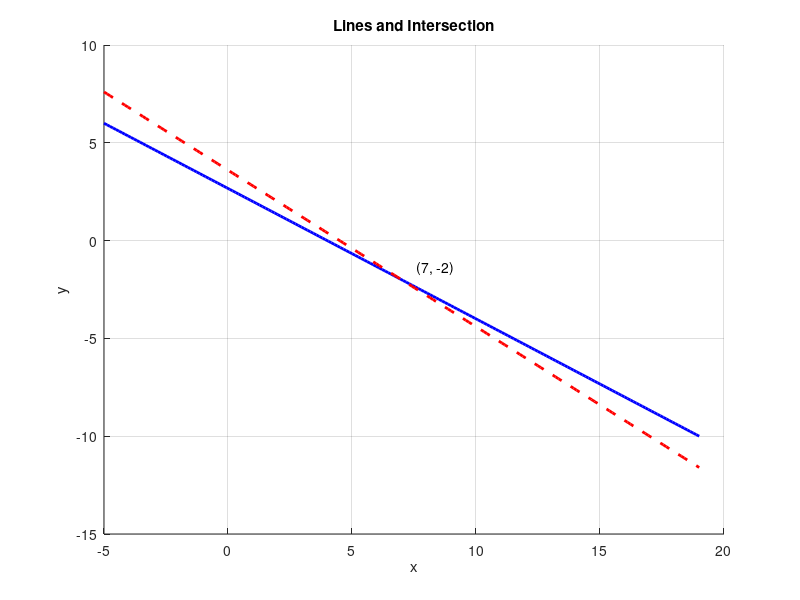
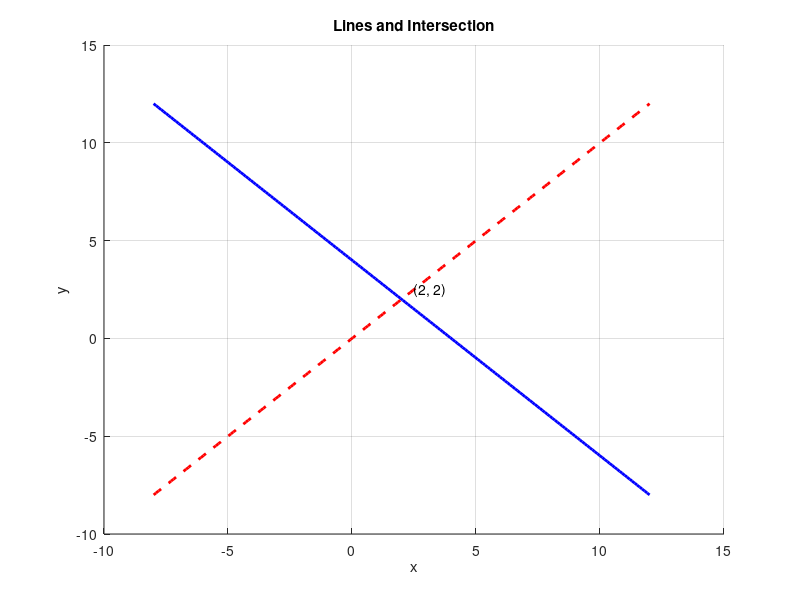
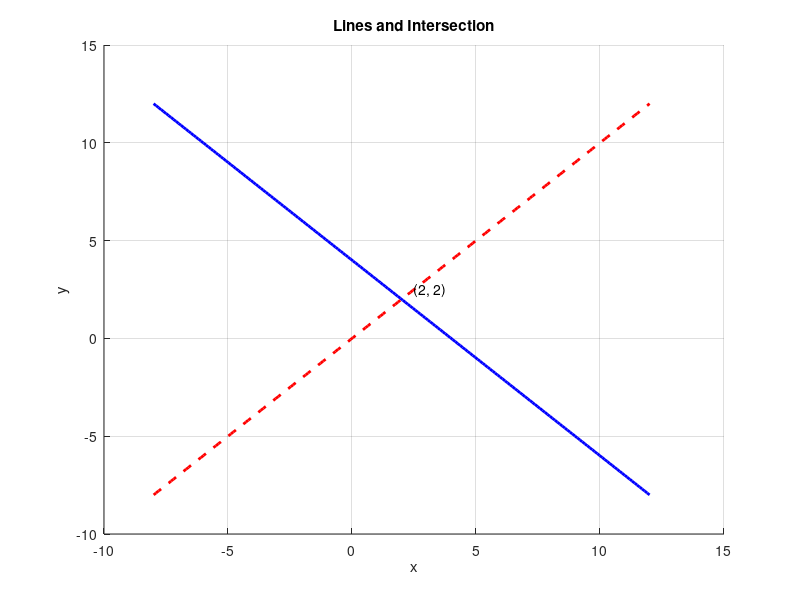
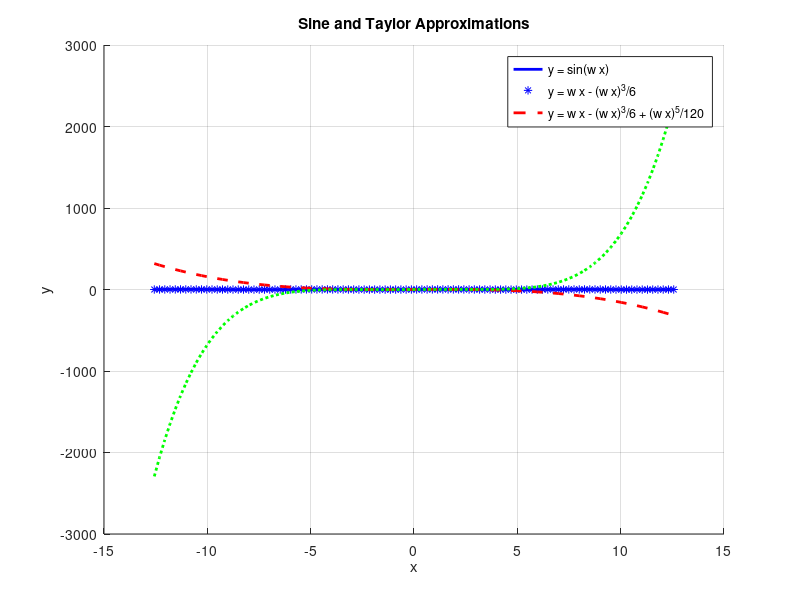

Source code (MATLAB) for these figures, in order:
% generate_all_plots.m (COMPACT, REPEATED-CODE VERSION - Should work without syntax errors)
% This generates the 4 original PNG files used in your early LaTeX versions:
% - plot_workspace.png : Uses the corrected Example 2 (solution 7, -2)
% - plot_prompt.png    : Uses Example 1 (solution 2, 2)
% - plot_func.png      : Uses Example 1 (solution 2, 2)
% - plot_curves.png    : Task 2 with nice superscripts in legend
% It prints solutions for verification.

close all;

% =============== Plot for Task 1a (workspace) - Example 2 corrected ===============
A = [2 3; 4 5];
b = [8; 18];

sol = A \ b;

fprintf('\nTask 1a workspace - Example 2\n');
disp('A ='); disp(A);
disp('b ='); disp(b);
disp('Solution:'); disp(sol);

figure('visible','off');
hold on; grid on;
xlabel('x'); ylabel('y');
title('Lines and Intersection');

x_sol = sol(1);
y_sol = sol(2);

padding = max(abs([x_sol, y_sol])) + 5;
if padding < 10
  padding = 10;
end

x_min = x_sol - padding;
x_max = x_sol + padding;

% Line 1
if abs(A(1,2)) > 1e-10
  x_vals = linspace(x_min, x_max, 200);
  y_vals = (b(1) - A(1,1)*x_vals) / A(1,2);
  plot(x_vals, y_vals, 'b-', 'LineWidth', 2);
else
  x_val = b(1)/A(1,1);
  y_vals = linspace(y_sol-padding, y_sol+padding, 200);
  plot(x_val*ones(size(y_vals)), y_vals, 'b-', 'LineWidth', 2);
end

% Line 2
if abs(A(2,2)) > 1e-10
  x_vals = linspace(x_min, x_max, 200);
  y_vals = (b(2) - A(2,1)*x_vals) / A(2,2);
  plot(x_vals, y_vals, 'r--', 'LineWidth', 2);
else
  x_val = b(2)/A(2,1);
  y_vals = linspace(y_sol-padding, y_sol+padding, 200);
  plot(x_val*ones(size(y_vals)), y_vals, 'r--', 'LineWidth', 2);
end

text(x_sol + 0.05*padding, y_sol + 0.05*padding, ...
     sprintf('(%g, %g)', x_sol, y_sol));

hold off;
print('-dpng', 'plot_workspace.png');
fprintf('Saved: plot_workspace.png\n');

% =============== Plot for Task 1b (prompt) - Example 1 ===============
A = [1 1; 1 -1];
b = [4; 0];

sol = A \ b;

fprintf('\nTask 1b prompt - Example 1\n');
disp('Solution:'); disp(sol);

figure('visible','off');
hold on; grid on;
xlabel('x'); ylabel('y');
title('Lines and Intersection');

x_sol = sol(1);
y_sol = sol(2);

padding = max(abs([x_sol, y_sol])) + 5;
if padding < 10
  padding = 10;
end

x_min = x_sol - padding;
x_max = x_sol + padding;

% Line 1
if abs(A(1,2)) > 1e-10
  x_vals = linspace(x_min, x_max, 200);
  y_vals = (b(1) - A(1,1)*x_vals) / A(1,2);
  plot(x_vals, y_vals, 'b-', 'LineWidth', 2);
else
  x_val = b(1)/A(1,1);
  y_vals = linspace(y_sol-padding, y_sol+padding, 200);
  plot(x_val*ones(size(y_vals)), y_vals, 'b-', 'LineWidth', 2);
end

% Line 2
if abs(A(2,2)) > 1e-10
  x_vals = linspace(x_min, x_max, 200);
  y_vals = (b(2) - A(2,1)*x_vals) / A(2,2);
  plot(x_vals, y_vals, 'r--', 'LineWidth', 2);
else
  x_val = b(2)/A(2,1);
  y_vals = linspace(y_sol-padding, y_sol+padding, 200);
  plot(x_val*ones(size(y_vals)), y_vals, 'r--', 'LineWidth', 2);
end

text(x_sol + 0.05*padding, y_sol + 0.05*padding, ...
     sprintf('(%g, %g)', x_sol, y_sol));

hold off;
print('-dpng', 'plot_prompt.png');
fprintf('Saved: plot_prompt.png\n');

% =============== Plot for Task 1c (function) - Example 1 ===============
A = [1 1; 1 -1];
b = [4; 0];

sol = A \ b;

fprintf('\nTask 1c function - Example 1\n');
disp('Solution:'); disp(sol);

figure('visible','off');
hold on; grid on;
xlabel('x'); ylabel('y');
title('Lines and Intersection');

x_sol = sol(1);
y_sol = sol(2);

padding = max(abs([x_sol, y_sol])) + 5;
if padding < 10
  padding = 10;
end

x_min = x_sol - padding;
x_max = x_sol + padding;

% Line 1 & Line 2 (same as above)
if abs(A(1,2)) > 1e-10
  x_vals = linspace(x_min, x_max, 200);
  y_vals = (b(1) - A(1,1)*x_vals) / A(1,2);
  plot(x_vals, y_vals, 'b-', 'LineWidth', 2);
else
  x_val = b(1)/A(1,1);
  y_vals = linspace(y_sol-padding, y_sol+padding, 200);
  plot(x_val*ones(size(y_vals)), y_vals, 'b-', 'LineWidth', 2);
end

if abs(A(2,2)) > 1e-10
  x_vals = linspace(x_min, x_max, 200);
  y_vals = (b(2) - A(2,1)*x_vals) / A(2,2);
  plot(x_vals, y_vals, 'r--', 'LineWidth', 2);
else
  x_val = b(2)/A(2,1);
  y_vals = linspace(y_sol-padding, y_sol+padding, 200);
  plot(x_val*ones(size(y_vals)), y_vals, 'r--', 'LineWidth', 2);
end

text(x_sol + 0.05*padding, y_sol + 0.05*padding, ...
     sprintf('(%g, %g)', x_sol, y_sol));

hold off;
print('-dpng', 'plot_func.png');
fprintf('Saved: plot_func.png\n');

% =============== Task 2 curves ===============
w = 1;
n = 100;

period = 2*pi / w;
x_range = 4 * period;
x = linspace(-x_range/2, x_range/2, n);

y1 = sin(w * x);
y2 = w*x - (w*x).^3 / 6;
y3 = w*x - (w*x).^3 / 6 + (w*x).^5 / 120;

figure('visible','off');
hold on; grid on;
xlabel('x'); ylabel('y');
title('Sine and Taylor Approximations');

plot(x, y1, 'b-', 'LineWidth', 2);
plot(x, y1, 'b*');
plot(x, y2, 'r--', 'LineWidth', 2);
plot(x, y3, 'g:', 'LineWidth', 2);

legend('y = sin(w x)', ...
       'y = w x - (w x)^3/6', ...
       'y = w x - (w x)^3/6 + (w x)^5/120', ...
       'Interpreter', 'tex', ...
       'Location', 'best');

hold off;
print('-dpng', 'plot_curves.png');
fprintf('Saved: plot_curves.png\n');
